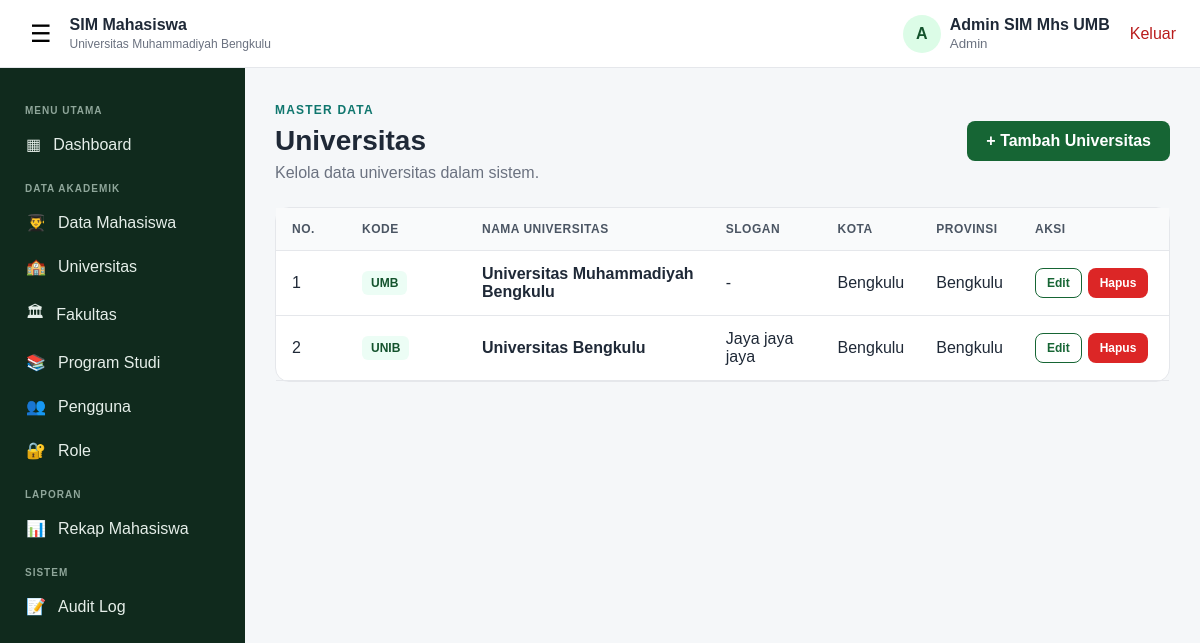
Page /universitas.php (signed in) on the committed database.
### tables this page shows
CREATE TABLE `universitas` (
  `id_universitas` bigint(20) UNSIGNED NOT NULL,
  `kode_universitas` varchar(20) NOT NULL,
  `nama_universitas` varchar(200) NOT NULL,
  `slogan` varchar(255) DEFAULT NULL,
  `alamat` text DEFAULT NULL,
  `kota` varchar(100) DEFAULT NULL,
  `provinsi` varchar(100) DEFAULT NULL,
  `kode_pos` varchar(10) DEFAULT NULL,
  `website` varchar(255) DEFAULT NULL,
  `email` varchar(150) DEFAULT NULL,
  `telepon` varchar(50) DEFAULT NULL,
  `created_at` timestamp NOT NULL DEFAULT current_timestamp(),
  `updated_at` timestamp NOT NULL DEFAULT current_timestamp() ON UPDATE current_timestamp()
);

### universitas.php (the view, shortened to what this page needs)
<?php
require_once 'koneksi.php';
$result = mysqli_query($koneksi, "SELECT id_universitas, kode_universitas, nama_universitas, slogan, kota, provinsi FROM universitas ORDER BY id_universitas ASC");
?>
<!DOCTYPE html>
<html lang="id">
<head>
    <link rel="stylesheet" href="style.css">
</head>
<body class="app-body">
<?php include 'topbar.php'; ?>
<?php include 'sideleftbar.php'; ?>
<main class="main-content">
    <div class="page-heading page-heading-flex">
        <div>
            <span class="eyebrow">MASTER DATA</span>
            <h1>Universitas</h1>
            <p>Kelola data universitas dalam sistem.</p>
        </div>
        <a href="universitas_form.php" class="btn btn-primary">+ Tambah Universitas</a>
    </div>
    <div class="dashboard-panel">
        <div class="table-responsive">
            <table class="data-table">
                <thead>
                    <tr>
                        <th width="70">No.</th><th width="120">Kode</th><th>Nama Universitas</th>
                        <th>Slogan</th><th>Kota</th><th>Provinsi</th><th width="150">Aksi</th>
                    </tr>
                </thead>
                <tbody>
                <?php if (mysqli_num_rows($result) > 0): $no = 1; ?>
                    <?php while ($r = mysqli_fetch_assoc($result)): ?>
                    <tr>
                        <td><?= $no++ ?></td>
                        <td><span class="badge"><?= htmlspecialchars($r['kode_universitas']) ?></span></td>
                        <td><strong><?= htmlspecialchars($r['nama_universitas']) ?></strong></td>
                        <td><?= htmlspecialchars($r['slogan'] ?? '-') ?></td>
                        <td><?= htmlspecialchars($r['kota'] ?? '-') ?></td>
                        <td><?= htmlspecialchars($r['provinsi'] ?? '-') ?></td>
                        <td>
                            <div class="action-group">
                                <a class="btn btn-sm btn-outline" href="universitas_form.php?id=<?= (int)$r['id_universitas'] ?>">Edit</a>
                                <form action="universitas_hapus.php" method="post" onsubmit="return confirm('Hapus universitas ini?');">
                                    <button type="submit" class="btn btn-sm btn-danger">Hapus</button>
                                </form>
                            </div>
                        </td>
                    </tr>
                    <?php endwhile; ?>
                <?php else: ?>
                    <tr><td colspan="7" class="empty-state">Belum ada data universitas.</td></tr>
                <?php endif; ?>
                </tbody>
            </table>
        </div>
    </div>
</main>
</body>
</html>

### style.css (style rules this page uses)
* { box-sizing: border-box; }
:root { --primary: #166534; --primary-dark: #14532d; --secondary: #0f766e; --text: #1f2937; --muted: #6b7280; --border: #e5e7eb; --bg: #f5f7f9; --white: #ffffff; --danger: #b91c1c; --sidebar: #102a1d; }
body { margin: 0; font-family: Arial, Helvetica, sans-serif; color: var(--text); background: var(--bg); }
a { text-decoration: none; color: inherit; }
.btn { display: inline-flex; align-items: center; justify-content: center; border: 1px solid transparent; border-radius: 8px; padding: 10px 18px; font-weight: 600; cursor: pointer; }
.btn-primary { background: var(--primary); color: #fff; }
.btn-outline { border-color: var(--primary); color: var(--primary); background: #fff; }
.eyebrow { color: var(--secondary); font-size: 12px; font-weight: 800; letter-spacing: 1.2px; }
.app-body { min-height: 100vh; }
.main-content { margin-left: 245px; padding: 100px 30px 40px; min-height: 100vh; }
.page-heading { margin-bottom: 25px; }
.page-heading h1 { margin: 7px 0; font-size: 28px; }
.page-heading p { color: var(--muted); margin: 0; }
.dashboard-panel { background: #fff; border: 1px solid var(--border); border-radius: 14px; margin-top: 25px; }
.page-heading-flex { display: flex; align-items: center; justify-content: space-between; gap: 20px; }
.table-responsive { overflow-x: auto; }
.data-table { width: 100%; border-collapse: collapse; min-width: 850px; }
.data-table th, .data-table td { padding: 14px 16px; border-bottom: 1px solid var(--border); text-align: left; vertical-align: middle; }
.data-table th { background: #f9fafb; color: #4b5563; font-size: 12px; text-transform: uppercase; letter-spacing: .5px; }
.badge { display: inline-block; padding: 5px 9px; border-radius: 6px; background: #ecfdf5; color: var(--primary-dark); font-size: 12px; font-weight: 700; }
.action-group { display: flex; align-items: center; gap: 6px; }
.action-group form { margin: 0; }
.btn-sm { padding: 7px 11px; font-size: 12px; }
.btn-danger { background: #dc2626; color: #fff; }

### rows in the picture
universitas: kode_universitas "UMB", nama_universitas "Universitas Muhammadiyah Bengkulu", slogan "-", kota "Bengkulu", provinsi "Bengkulu"
universitas: kode_universitas "UNIB", nama_universitas "Universitas Bengkulu", slogan "Jaya jaya jaya", kota "Bengkulu", provinsi "Bengkulu"

### other values in the picture
substr($namaPengguna, 0, 1) "A"
$namaPengguna "Admin SIM Mhs UMB"
$namaRole "Admin"
